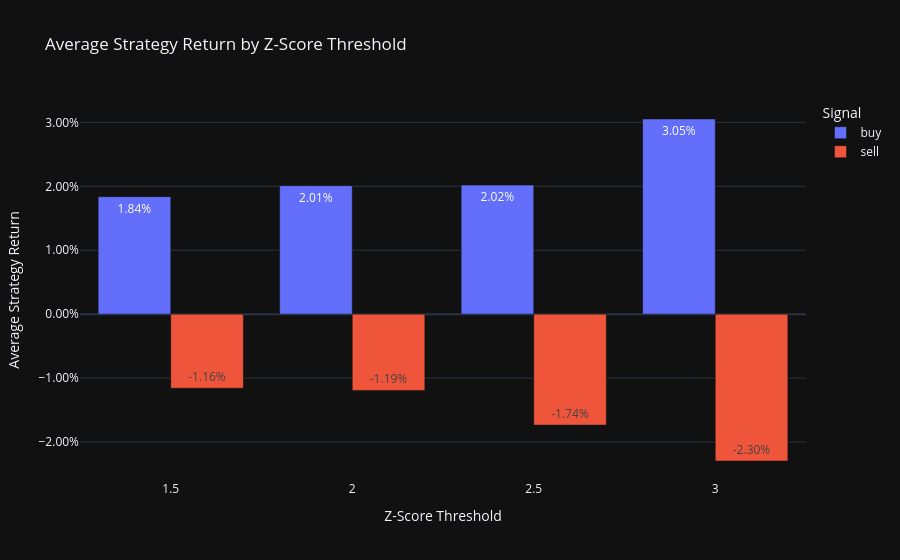

Notebook code cell kept with this figure:
### Code cell
fig = px.bar(
    threshold_results,
    x="threshold",
    y="avg_return",
    color="signal_label",
    barmode="group",
    text_auto=".2%",
    title="Average Strategy Return by Z-Score Threshold",
    labels={
        "threshold": "Z-Score Threshold",
        "avg_return": "Average Strategy Return",
        "signal_label": "Signal"
    },
    template="plotly_dark"
)

fig.update_layout(
    yaxis_tickformat=".2%",
    hovermode="x unified"
)

fig.show()

### Figure 1 — Plotly figure (JSON) as saved in the notebook; plotly's stock layout.template omitted (floating-point values rounded to 4 significant figures)
{"data": [{"alignmentgroup": "True", "hovertemplate": "Signal=buy<br>Z-Score Threshold=%{x}<br>Average Strategy Return=%{y}<extra></extra>", "legendgroup": "buy", "marker": {"color": "#636efa", "pattern": {"shape": ""}}, "name": "buy", "offsetgroup": "buy", "orientation": "v", "showlegend": true, "textposition": "auto", "texttemplate": "%{y:.2%}", "type": "bar", "x": [1.5, 2.0, 2.5, 3.0], "xaxis": "x", "y": [0.01839, 0.0201, 0.02019, 0.03053], "yaxis": "y"}, {"alignmentgroup": "True", "hovertemplate": "Signal=sell<br>Z-Score Threshold=%{x}<br>Average Strategy Return=%{y}<extra></extra>", "legendgroup": "sell", "marker": {"color": "#EF553B", "pattern": {"shape": ""}}, "name": "sell", "offsetgroup": "sell", "orientation": "v", "showlegend": true, "textposition": "auto", "texttemplate": "%{y:.2%}", "type": "bar", "x": [1.5, 2.0, 2.5, 3.0], "xaxis": "x", "y": [-0.01159, -0.01194, -0.01737, -0.02298], "yaxis": "y"}], "layout": {"barmode": "group", "hovermode": "x unified", "legend": {"title": {"text": "Signal"}, "tracegroupgap": 0}, "title": {"text": "Average Strategy Return by Z-Score Threshold"}, "xaxis": {"anchor": "y", "domain": [0, 1], "title": {"text": "Z-Score Threshold"}}, "yaxis": {"anchor": "x", "domain": [0, 1], "tickformat": ".2%", "title": {"text": "Average Strategy Return"}}}}
